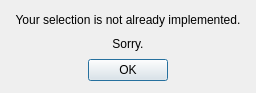
<?xml version="1.0" encoding="UTF-8"?>
<ui version="4.0">
 <class>NotImplemented</class>
 <widget class="QDialog" name="NotImplemented">
  <property name="geometry">
   <rect>
    <x>0</x>
    <y>0</y>
    <width>256</width>
    <height>93</height>
   </rect>
  </property>
  <property name="sizePolicy">
   <sizepolicy hsizetype="Minimum" vsizetype="Minimum">
    <horstretch>0</horstretch>
    <verstretch>0</verstretch>
   </sizepolicy>
  </property>
  <property name="windowTitle">
   <string>Oops...</string>
  </property>
  <layout class="QVBoxLayout" name="verticalLayout_3">
   <item>
    <layout class="QVBoxLayout" name="verticalLayout_2">
     <item>
      <layout class="QVBoxLayout" name="verticalLayout">
       <item>
        <widget class="QLabel" name="label">
         <property name="text">
          <string>Your selection is not already implemented.</string>
         </property>
         <property name="alignment">
          <set>Qt::AlignCenter</set>
         </property>
        </widget>
       </item>
       <item>
        <widget class="QLabel" name="label_2">
         <property name="text">
          <string>Sorry.</string>
         </property>
         <property name="alignment">
          <set>Qt::AlignCenter</set>
         </property>
        </widget>
       </item>
      </layout>
     </item>
     <item>
      <layout class="QHBoxLayout" name="horizontalLayout">
       <item>
        <spacer name="horizontalSpacer">
         <property name="orientation">
          <enum>Qt::Horizontal</enum>
         </property>
         <property name="sizeHint" stdset="0">
          <size>
           <width>40</width>
           <height>20</height>
          </size>
         </property>
        </spacer>
       </item>
       <item>
        <widget class="QPushButton" name="pushButton">
         <property name="text">
          <string>OK</string>
         </property>
        </widget>
       </item>
       <item>
        <spacer name="horizontalSpacer_2">
         <property name="orientation">
          <enum>Qt::Horizontal</enum>
         </property>
         <property name="sizeHint" stdset="0">
          <size>
           <width>31</width>
           <height>24</height>
          </size>
         </property>
        </spacer>
       </item>
      </layout>
     </item>
    </layout>
   </item>
  </layout>
 </widget>
 <resources/>
 <connections>
  <connection>
   <sender>pushButton</sender>
   <signal>clicked()</signal>
   <receiver>NotImplemented</receiver>
   <slot>accept()</slot>
   <hints>
    <hint type="sourcelabel">
     <x>158</x>
     <y>66</y>
    </hint>
    <hint type="destinationlabel">
     <x>248</x>
     <y>69</y>
    </hint>
   </hints>
  </connection>
 </connections>
</ui>
